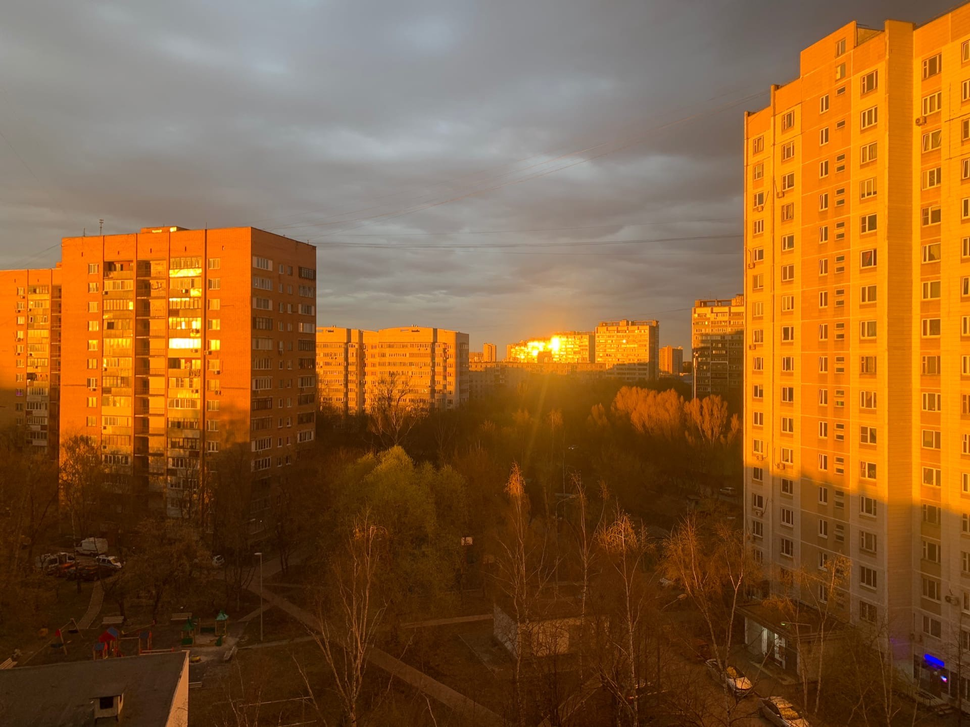
#> input picture 4 sem/t3/InputFile.bmp, 970 x 727 px, shrunk from 1920 x 1439 before the run
$ python 3.py
#> lines starting #> are read from the running program, lines starting #| are printed output that depends on the picture
from scipy import misc
from numpy import uint8 as u8
from imageio import imread
from imageio import imwrite

print ("Enter k: ")
k = int(input())
#> the answer given: 3
im = imread('InputFile.bmp')
#> im is the input picture: shape (727, 970, 3); mean R, G, B 138.2, 94.1, 49.6
h = len(im)
#> h = 727
w = len(im[0])
#> w = 970

im2 = [ i for i in range(0, h + 2*k) ]
#> im2 = 733 values from 0 to 732

for x in range(0, h + 2*k):
    im2[x] = [ i for i in range(0, w + 2*k) ]
    for y in range(0, w + 2*k):
        im2[x][y] = [u8(0), u8(0), u8(0)]

for x in range(k, h + k):
    for y in range(k, w + k):
        im2[x][y] = im[x - k][y - k]
#> after the loop, im2 = 733 items

imwrite('OutputFile.bmp', im2, format = 'bmp')
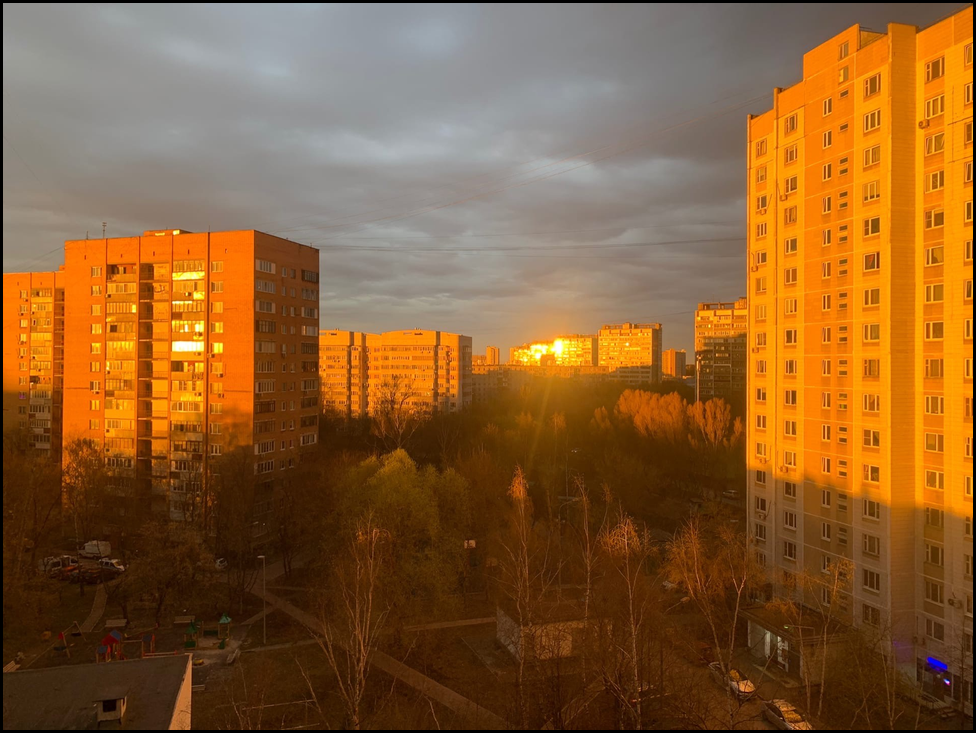
#> saved as OutputFile.bmp: shape (733, 976, 3); mean R, G, B 136.2, 92.8, 48.9
